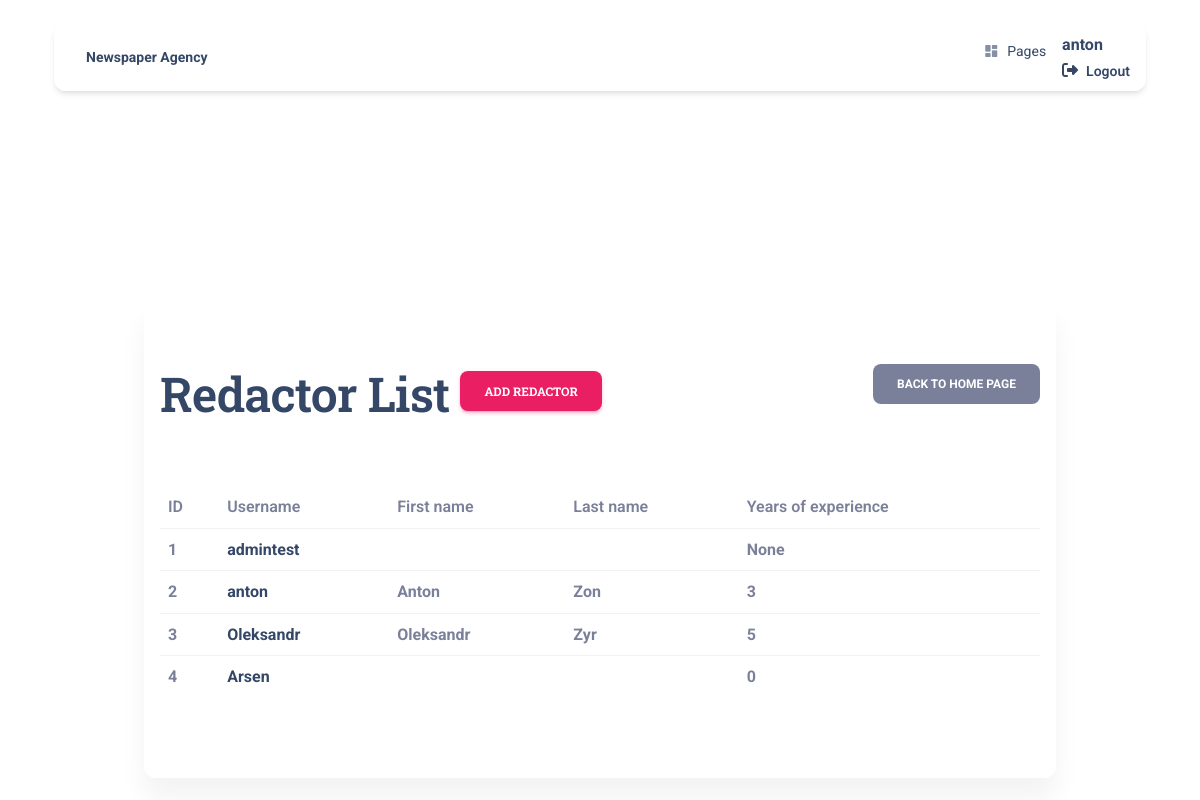
The app's page /redactors/ (signed in) with its own data.
### topic/models.py (models this page shows, shortened)
class Redactor(AbstractUser):
    years_of_experience = models.IntegerField(null=True, default="0")

### topic/views.py (the view)
# urls.py: path("redactors/", RedactorListView.as_view(), name="redactor-list"),
class RedactorListView(LoginRequiredMixin, generic.ListView):
    model = Redactor
    paginate_by = 5

### templates/topic/redactor_list.html (shortened to what this page needs)
{% extends 'layouts/base.html' %}
{% load crispy_forms_tags %}
{% block content %}
    <br><br><br><br>
<div class="container">
   <br><br>
  <div class="card card-body blur shadow-blur mx-3 mx-lg-4 mt-n1"  >
<section class="my-4 py-4" >
            <a style="float:right" href="{% url 'newspaper_agency:index' %}" class="btn btn-secondary link-to-page">
      back to home page
    </a>
   <h1>
      Redactor List
      <a href="{% url 'newspaper_agency:redactor-create' %}" class="btn btn-primary link-to-page">
        Add redactor
      </a>
    </h1>
<br>
<br>
    {% if redactor_list %}
    <table class="table">
      <tr>
        <th>ID</th>
        <th>Username</th>
        <th>First name</th>
        <th>Last name</th>
        <th>Years of experience</th>
      </tr>
    {% for redactor in redactor_list %}
      <tr>
        <td>{{ redactor.id }}</td>
        <td><a href="{% url 'newspaper_agency:redactor-detail' pk=redactor.id %} ">{{ redactor.username }} </a></td>
        <td>{{ redactor.first_name }}</td>
        <td>{{ redactor.last_name }}</td>
        <td>{{ redactor.years_of_experience }}</td>
      </tr>
    {% endfor %}
    </table>
    {% else %}
      <p>There are no redactors in the service.</p>
    {% endif %}
  </div>
</div>
 {% endblock %}

### templates/includes/navigation.html (shortened to what this page needs)
  <div class="container position-sticky z-index-sticky top-0">
    <div class="row">
      <div class="col-12">
        <nav class="navbar navbar-expand-lg  blur border-radius-xl mt-4 top-0 z-index-3 shadow position-absolute my-3 py-2 start-0 end-0 mx-4">
          <div class="container-fluid px-0">
            <a class="navbar-brand font-weight-bolder ms-sm-3 "  href="/" rel="tooltip" title="Designed and Coded by Creative Tim" data-placement="bottom">
              <strong>Newspaper Agency<strong>
            </a>
            <div class="collapse navbar-collapse pt-3 pb-2 py-lg-0 w-100" id="navigation" >
              <ul class="navbar-nav navbar-nav-hover ms-auto">
                <li class="nav-item dropdown dropdown-hover mx-2">
                  <a class="nav-link ps-2 d-flex cursor-pointer align-items-center" id="dropdownMenuPages" data-bs-toggle="dropdown" aria-expanded="false">
                    <i class="material-icons opacity-6 me-2 text-md">dashboard</i>
                    Pages
                  </a>
                </li>
                <br>
                {% if request.user.is_authenticated %}
                <ul class="sidebar-nav list-group" >
                    <a
                        href="{% url 'newspaper_agency:redactor-detail' pk=user.id %} ">
                      {{ user.get_username }}
                    </a>
                    <a
                      href="{% url 'newspaper_agency:logout' %}">
                      <i class="fa fa-sign-out me-1"></i>
                      <p class="d-inline text-sm font-weight-bold" data-bs-toggle="tooltip" data-bs-placement="bottom" title="Sign OUT">Logout</p>
                    </a>
                </ul>
                {% endif %}
              </ul>
            </div>
          </div>
        </nav>
      </div>
    </div>
  </div>

### records on screen
Redactor: get_username "anton", id "2", username "anton", first_name "Anton", last_name "Zon", years_of_experience "3"
Redactor: id "1", username "admintest", years_of_experience "None"
Redactor: id "3", username "Oleksandr", first_name "Oleksandr", last_name "Zyr", years_of_experience "5"
Redactor: id "4", username "Arsen", years_of_experience "0"
